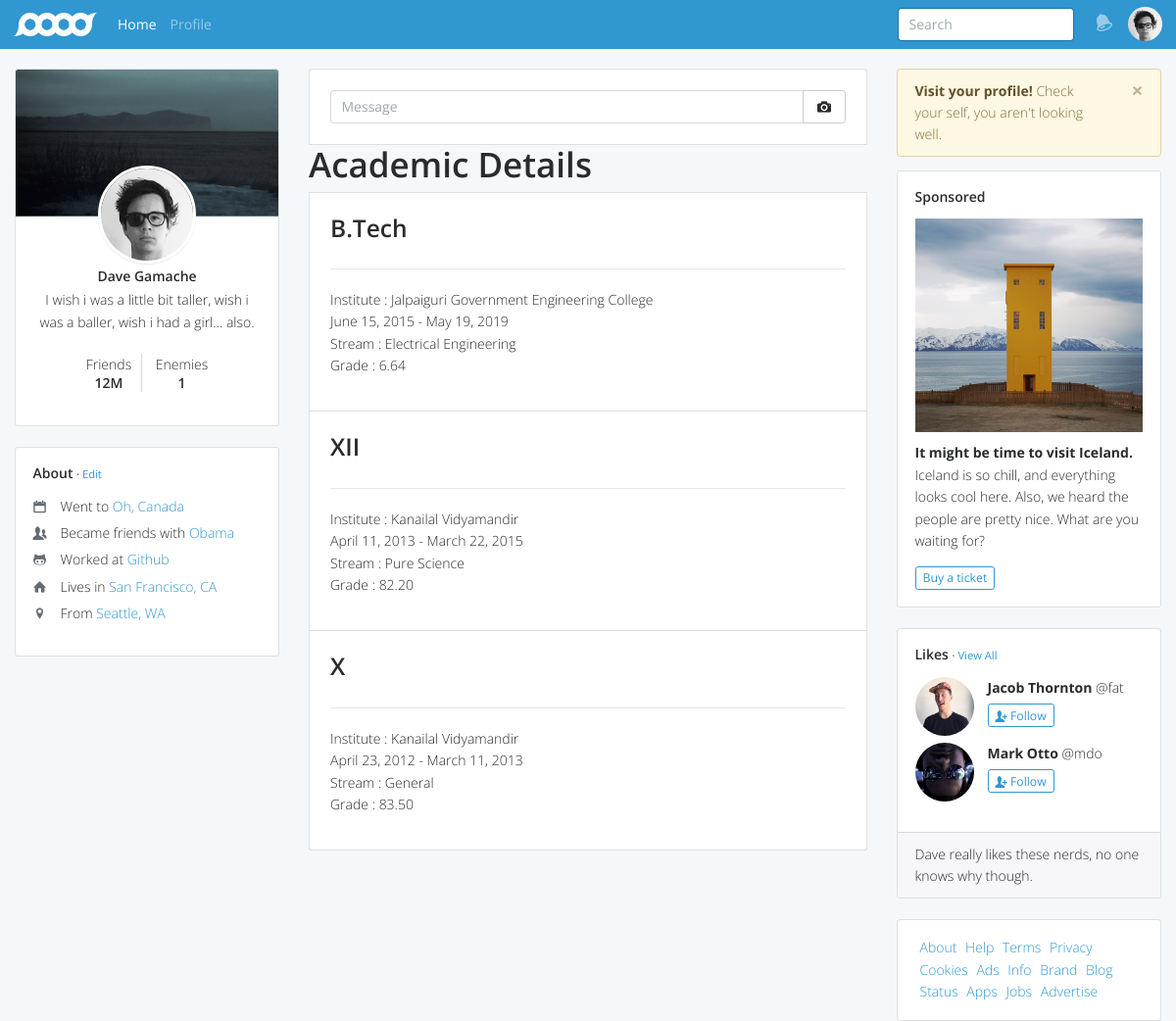
Before: / with the older database file.
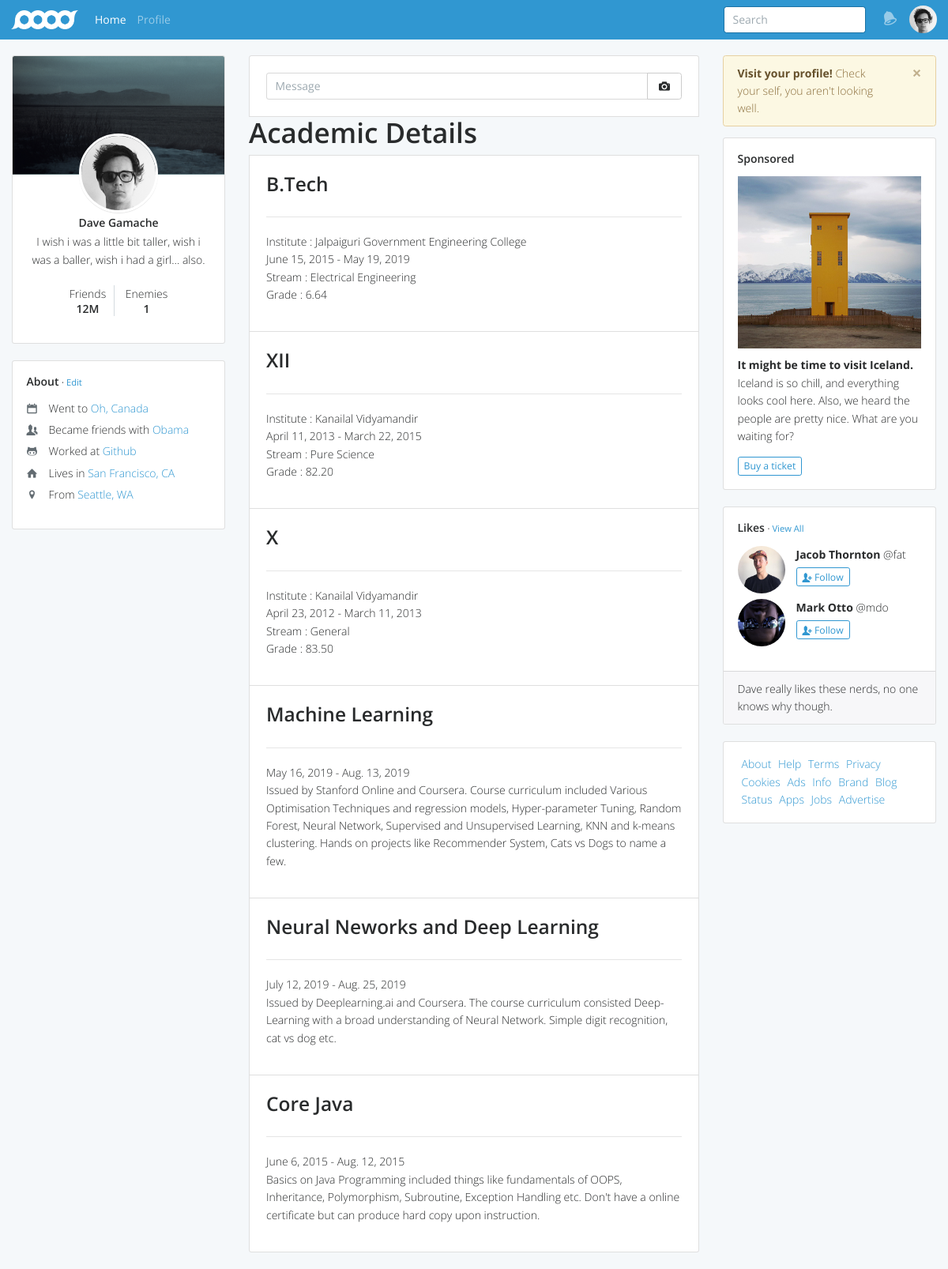
After: the same page with the newer database file.
### BaseApp/models.py (models this page shows, shortened)
class Education(models.Model):
	level = models.CharField(max_length=30)
	institute = models.CharField(max_length = 200)
	start_date = models.DateField()
	end_date = models.DateField()
	stream = models.CharField(max_length=200)
	grade = models.DecimalField(max_digits=5,decimal_places=2)

class Certificate(models.Model):
	name = models.CharField(max_length=350)
	start_date = models.DateField()
	end_date = models.DateField()
	description = models.TextField()
	verification_link = models.CharField(max_length=300,blank=True)

### BaseApp/views.py (the view)
# urls.py: path('', views.HomeView,name='home'),
def HomeView(request, *args,**kwargs):
	educations = Education.objects.all()
	certificates = Certificate.objects.all()
	return render (request, 'index.html',context={"educations":educations,
												"certificates":certificates})

### templates/index.html (shortened to what this page needs)
<!DOCTYPE html>
{% load static %}
<html lang="en">
  <head>
    <link href="{% static 'css/toolkit.css' %}" rel="stylesheet">
    <link href="{% static 'css/application.css' %} " rel="stylesheet">
  </head>
<body class="with-top-navbar">
<nav class="navbar navbar-toggleable-sm fixed-top navbar-inverse bg-primary app-navbar">
  <a class="navbar-brand" href="index.html">
    <img src="assets/img/brand-white.png" alt="brand">
  </a>
  <div class="collapse navbar-collapse" id="navbarResponsive">
    <ul class="navbar-nav mr-auto">
      <li class="nav-item active">
        <a class="nav-link" href="/">Home <span class="sr-only">(current)</span></a>
      </li>
      <li class="nav-item">
        <a class="nav-link" href="projects">Profile</a>
      </li>
    </ul>
    <form class="form-inline float-right hidden-sm-down">
      <input class="form-control" type="text" data-action="grow" placeholder="Search">
    </form>
    <ul id="#js-popoverContent" class="nav navbar-nav float-right mr-0 hidden-sm-down">
      <li class="nav-item">
        <a class="app-notifications nav-link" href="notifications/index.html">
          <span class="icon icon-bell"></span>
        </a>
      </li>
      <li class="nav-item ml-2">
        <button class="btn btn-default navbar-btn navbar-btn-avatar" data-toggle="popover">
          <img class="rounded-circle" src="assets/img/avatar-dhg.png">
        </button>
      </li>
    </ul>
  </div>
</nav>
<div class="container pt-4">
  <div class="row">
    <div class="col-lg-3">
      <div class="card card-profile mb-4">
        <div class="card-header" style="background-image: url(assets/img/iceland.jpg);"></div>
        <div class="card-block text-center">
          <a href="profile/index.html">
            <img
              class="card-profile-img"
              src="assets/img/avatar-dhg.png">
          </a>
          <h6 class="card-title">
            <a class="text-inherit" href="profile/index.html">Dave Gamache</a>
          </h6>
          <p class="mb-4">I wish i was a little bit taller, wish i was a baller, wish i had a girl… also.</p>
          <ul class="card-menu">
            <li class="card-menu-item">
              <a href="#userModal" class="text-inherit" data-toggle="modal">
                Friends
                <h6 class="my-0">12M</h6>
              </a>
            </li>
            <li class="card-menu-item">
              <a href="#userModal" class="text-inherit" data-toggle="modal">
                Enemies
                <h6 class="my-0">1</h6>
              </a>
            </li>
          </ul>
        </div>
      </div>
      <div class="card visible-md-block visible-lg-block mb-4">
        <div class="card-block">
          <h6 class="mb-3">About <small>· <a href="#">Edit</a></small></h6>
          <ul class="list-unstyled list-spaced">
            <li><span class="text-muted icon icon-calendar mr-3"></span>Went to <a href="#">Oh, Canada</a>
            <li><span class="text-muted icon icon-users mr-3"></span>Became friends with <a href="#">Obama</a>
            <li><span class="text-muted icon icon-github mr-3"></span>Worked at <a href="#">Github</a>
            <li><span class="text-muted icon icon-home mr-3"></span>Lives in <a href="#">San Francisco, CA</a>
            <li><span class="text-muted icon icon-location-pin mr-3"></span>From <a href="#">Seattle, WA</a>
          </ul>
        </div>
      </div>
    </div>
    <div class="col-lg-6">
      <ul class="list-group media-list media-list-stream mb-4">
        <li class="media list-group-item p-4">
          <div class="input-group">
            <input type="text" class="form-control" placeholder="Message">
            <div class="input-group-btn">
              <button type="button" class="btn btn-secondary">
                <span class="icon icon-camera"></span>
              </button>
            </div>
          </div>
        </li class = "media list-group-item p-4"><h1>Academic Details</h1>
        {% block content %}
          {% for education in educations %}
            <li class = "media list-group-item p-4">
                <h3>{{ education.level }}<br></h3>
                <hr width = 100% align= left size = 2>
                <p>Institute : {{ education.institute }}<br>
                {{ education.start_date }} - {{ education.end_date }}<br>
                Stream : {{ education.stream }}<br>
                Grade : {{ education.grade }}</p>
            </li>
          {% endfor %}
          {% for certificate in certificates%}
            <li class = "media list-group-item p-4">
                <h3> {{ certificate.name }} </h3>
                <hr width = 100% align= left size = 2>
                <p>{{ certificate.start_date }} - {{ certificate.end_date }}<br>{{ certificate.description }}
                </p>
            </li>
          {% endfor %}
        {% endblock %}
      </ul>
    </div>
    <div class="col-lg-3">
      <div class="alert alert-warning alert-dismissible hidden-md-down" role="alert">
        <button type="button" class="close" data-dismiss="alert" aria-label="Close"><span aria-hidden="true">&times;</span></button>
        <a class="alert-link" href="profile/index.html">Visit your profile!</a> Check your self, you aren't looking well.
      </div>
      <div class="card mb-4 hidden-md-down">
        <div class="card-block">
          <h6 class="mb-3">Sponsored</h6>
          <div data-grid="images" data-target-height="150">
            <img class="media-object" data-width="640" data-height="640" data-action="zoom" src="assets/img/instagram_2.jpg">
          </div>
          <p><strong>It might be time to visit Iceland.</strong> Iceland is so chill, and everything looks cool here. Also, we heard the people are pretty nice. What are you waiting for?</p>
          <button class="btn btn-outline-primary btn-sm">Buy a ticket</button>
        </div>
      </div>
      <div class="card mb-4 hidden-md-down">
        <div class="card-block">
        <h6 class="mb-3">Likes <small>· <a href="#">View All</a></small></h6>
        <ul class="media-list media-list-stream">
          <li class="media mb-2">
            <img
              class="media-object d-flex align-self-start mr-3"
              src="assets/img/avatar-fat.jpg">
            <div class="media-body">
              <strong>Jacob Thornton</strong> @fat
              <div class="media-body-actions">
                <button class="btn btn-outline-primary btn-sm">
                  <span class="icon icon-add-user"></span> Follow</button>
              </div>
            </div>
          </li>
           <li class="media">
            <a class="media-left" href="#">
              <img
                class="media-object d-flex align-self-start mr-3"
                src="assets/img/avatar-mdo.png">
            </a>
            <div class="media-body">
              <strong>Mark Otto</strong> @mdo
              <div class="media-body-actions">
                <button class="btn btn-outline-primary btn-sm">
                  <span class="icon icon-add-user"></span> Follow</button></button>
              </div>
            </div>
          </li>
        </ul>
        </div>
        <div class="card-footer">
          Dave really likes these nerds, no one knows why though.
        </div>
      </div>
      <div class="card card-link-list">
        <div class="card-block">
          <a href="#">About</a>
          <a href="#">Help</a>
          <a href="#">Terms</a>
          <a href="#">Privacy</a>
          <a href="#">Cookies</a>
          <a href="#">Ads </a>
          <a href="#">Info</a>
          <a href="#">Brand</a>
          <a href="#">Blog</a>
          <a href="#">Status</a>
          <a href="#">Apps</a>
          <a href="#">Jobs</a>
          <a href="#">Advertise</a>
        </div>
      </div>
    </div>
  </div>
</div>
  </body>
</html>

### static/css/application.css (style rules this page uses)
strong { font-weight: bold; }
.app-navbar { font-weight: 400; -webkit-font-smoothing: antialiased; }
.app-navbar .form-control { box-shadow: none; }
.app-navbar .navbar-brand img { width: 85px; }
.app-navbar .navbar-collapse { max-height: inherit; }
.app-navbar .navbar-collapse:after { height: 100vh; }
.app-navbar .form-control { border-color: #1C73A5; }
.app-navbar .app-notifications { margin-left: 1rem; padding-bottom: 4px !important; padding-top: 4px !important; }
.app-notifications .icon:before { font-size: 20px; }
@media (min-width: 768px) { .app-navbar .navbar-collapse:after { height: auto; } }

### templates/index.html (style rules this page uses)
body { width: 1px; min-width: 100%; *width: 100%; }

Changed rows visible on the page:
added Certificate: name "Machine Learning", start_date "May 16, 2019", end_date "Aug. 13, 2019", description "Issued by Stanford Online and Coursera. Course curriculum included Various Optimisation Techniques and regression models, Hyper-parameter Tuning, Random Forest, Neural Network, Supervised and Unsupervised Learning, KNN and k-means clustering. Hands on projects like Recommender System, Cats vs Dogs to name a few."
added Certificate: name "Neural Neworks and Deep Learning", start_date "July 12, 2019", end_date "Aug. 25, 2019", description "Issued by Deeplearning.ai and Coursera. The course curriculum consisted Deep-Learning with a broad understanding of Neural Network. Simple digit recognition, cat vs dog etc."
added Certificate: name "Core Java", start_date "June 6, 2015", end_date "Aug. 12, 2015", description "Basics on Java Programming included things like fundamentals of OOPS, Inheritance, Polymorphism, Subroutine, Exception Handling etc. Don't have a online certificate but can produce hard copy upon instruction."
